Frame 1 (no input): blank canvas, image omitted
Frame 60 (the mouse pressed at the canvas centre just before this capture): blank canvas, image omitted
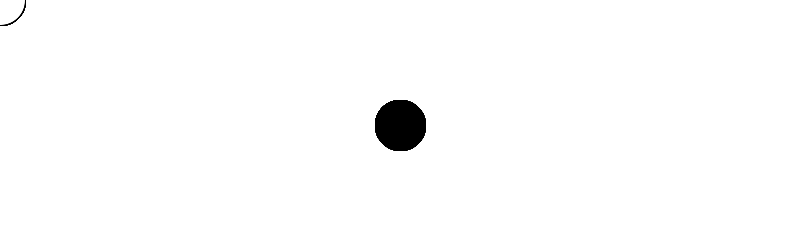
Frame 120 (the mouse held since frame 60 and released just before this capture)

The Processing sketch whose frames 1 and 60 were blank and that drew this single picture after the mouse press (run headless with seeded random() and noise(); from frame 60 on, the mouse is pressed at the canvas centre):

// Processing sketch: banner_
// ── banner_.pde
//Douagee Cheng 2017 Practice 
// This sketch is to draw an ellipse
// will follow the cursor and changes color. 

void setup(){
   size(800,250);
   background(255);
}

void draw(){
  if(mousePressed){
    fill(0);
}
  else{fill(255);
  }
  ellipse(mouseX, mouseY, 50, 50); 
}
